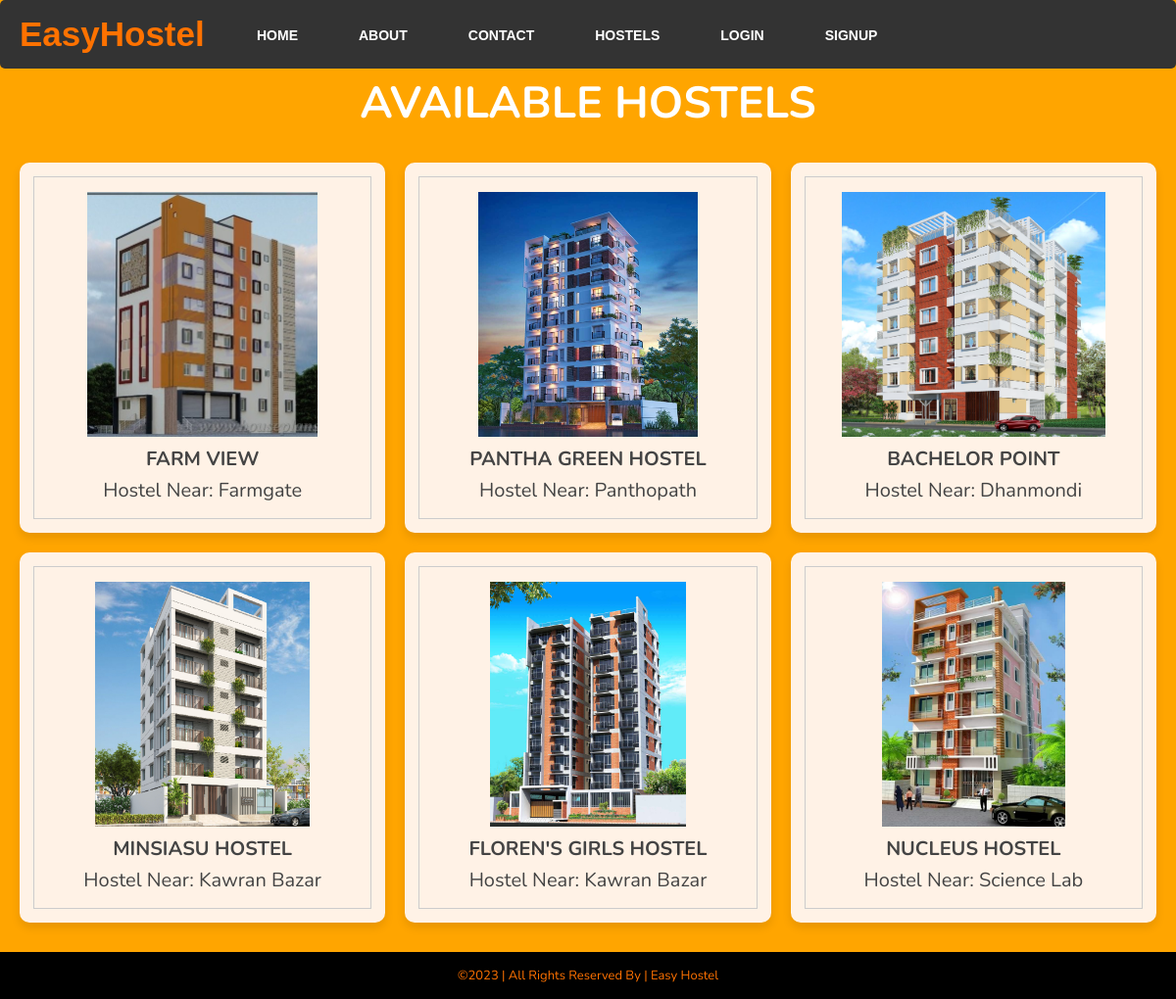
/hostels, run on the app's committed database.
### myapp/models.py (models this page shows, shortened)
class Hostel(models.Model):
        HostelID = models.AutoField(primary_key=True)
        HostelName = models.CharField(max_length=30)
        Description = models.CharField(max_length=1000 , null=True)
        Location = models.CharField(max_length=1000)
        ContactNumber = models.CharField(max_length=11)
        Website = models.URLField()
        HostelImage = models.ImageField(upload_to='hostel_images/', null=True, blank=True)
        facilities = models.ManyToManyField(Facility, through='HostelFacility', related_name='hostels')

### myapp/views.py (the view)
# urls.py: path('hostels', views.hostels, name='hostels'),
def hostels(request):
    hostels = Hostel.objects.all()
    return render(request, 'hostels.html', {'hostels': hostels})

### myapp/templates/hostels.html (shortened to what this page needs)
{% extends 'base.html' %}
{% load static %}
{% block styles %}
    <link rel="stylesheet" href="https://cdnjs.cloudflare.com/ajax/libs/font-awesome/5.15.4/css/all.min.css">
    <link rel="stylesheet" href="{% static 'hostels.css' %}">
{% endblock %}
{% block content %}
<div class="container">
    <h3 class="title"><b> AVAILABLE HOSTELS </b></h3>
    <div class="products-container">
        {% for hostel in hostels %}
            <div class="product" data-name="{{ hostel.HostelName }}">
                <img src="{{ hostel.HostelImage.url }}" alt="">
                <h3>{{ hostel.HostelName }}</h3>
                <div class="price">Hostel near: {{ hostel.Location }}</div>
            </div>
        {% endfor %}
    </div>
</div>
</div>
<div class="pg-footer">
    <footer class="footer">
        <div class="footer-copyright">
            <div class="footer-copyright-wrapper">
                <p class="footer-copyright-text">
                     ©2023 | All rights reserved by | Easy Hostel
                </p>
            </div>
        </div>
    </footer>
</div>
{% endblock %}

### myapp/templates/base.html (shortened to what this page needs)
<!DOCTYPE html>
{% load static %}
<html lang="en">
<head>
    <link rel="stylesheet" href="{% static 'base.css' %}">
    {% block styles %}{% endblock %}
</head>
<body>
<div class="navbar">
        <div class="icon">
            <h2 class="logo">EasyHostel</h2>
        </div>
        <div class="menu">
            <ul>
                <li><a href="{% url 'home' %}">HOME</a></li>
                <li><a href="{% url 'about' %}">ABOUT</a></li>
                <li><a href="{% url 'contact' %}">CONTACT</a></li>
                <li><a href="{% url 'hostels' %}">HOSTELS</a></li>
                {% if request.session.user_id %}
                    <li><span>Hello, {{ request.session.user_username }}</span></li>
                    <li><a href="{% url 'logout_view' %}">LOGOUT</a></li>
                {% else %}
                    <li><a href="{% url 'login_view' %}">LOGIN</a></li>
                    <li><a href="{% url 'signup' %}">SIGNUP</a></li>
                {% endif %}
            </ul>
        </div>
</div>
<div>{% block content %}{% endblock %}</div>
</body>
</html>

### myapp/static/base.css (style rules this page uses)
.navbar { overflow: hidden; background-color: #333; position: fixed; top: 0; width: 100%; border-radius: 5px; }
.icon { width: 200px; float: left; height: 70px; }
.logo { color: #ff7200; font-size: 35px; font-family: Arial; padding-left: 20px; float: left; padding-top: 10px; margin-top: 5px }
.menu { width: 400px; float: left; height: 70px; }
ul { float: left; display: flex; justify-content: center; align-items: center; }
ul li { list-style: none; margin-left: 62px; margin-top: 27px; font-size: 14px; }
ul li a { text-decoration: none; color: #fff; font-family: Arial; font-weight: bold; transition: 0.4s ease-in-out; }

### myapp/static/hostels.css (style rules this page uses)
* { font-family: 'Nunito', sans-serif; margin:0; padding:0; box-sizing: border-box; outline: none; border:none; text-decoration: none; transition: all .2s linear; text-transform: capitalize; }
html { font-size: 62.5%; overflow-x: hidden; }
body { background: orange; min-height: 100vh; }
.container { max-width: 1200px; margin:0 auto; padding:3rem 2rem; }
.container .title { font-size: 4.5rem; color:#ffffff; text-justify: bold; margin-bottom: 3rem; text-transform: uppercase; text-align: center; margin-top: 45px; }
.container .products-container { display: grid; grid-template-columns: repeat(auto-fit, minmax(30rem, 1fr)); gap:2rem; border-radius: 10px; }
.container .products-container .product { text-align: center; padding:3rem 2rem; background: #fff2e6; box-shadow: 0 .5rem 1rem rgba(0,0,0,.1); outline: .1rem solid #ccc; outline-offset: -1.5rem; cursor: pointer; border-radius: 10px; }
.container .products-container .product img { height: 25rem; }
.container .products-container .product h3 { padding:.5rem 0; font-size: 2rem; color:#444; }
.container .products-container .product .price { font-size: 2rem; color:#444; }
.pg-footer { font-family: 'Roboto', sans-serif; }
.footer { background-color: #ff901a; color: #000000; margin-top: auto; bottom: 0; width: 100%; }
.footer-copyright { background-color: #000000; color: #fff; padding: 15px 30px; text-align: center; }
.footer-copyright-wrapper { margin-left: auto; margin-right: auto; max-width: 1200px; }
.footer-copyright-text { color: #ff7200;; font-size: 13px; font-weight: 400; line-height: 18px; margin-bottom: 0; margin-top: 0; }

### data on the page
Hostel: HostelImage (picture), HostelName "FARM VIEW", Location "Farmgate"
Hostel: HostelImage (picture), HostelName "PANTHA GREEN HOSTEL", Location "Panthopath"
Hostel: HostelImage (picture), HostelName "BACHELOR POINT", Location "Dhanmondi"
Hostel: HostelImage (picture), HostelName "MINSIASU HOSTEL", Location "Kawran Bazar"
Hostel: HostelImage (picture), HostelName "FLOREN'S GIRLS HOSTEL", Location "Kawran Bazar"
Hostel: HostelImage (picture), HostelName "NUCLEUS HOSTEL", Location "Science Lab"
